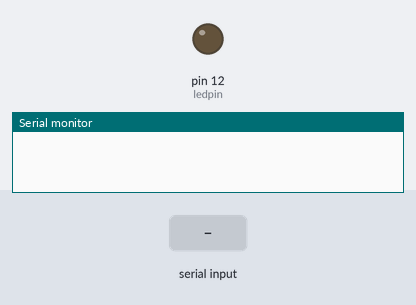
Simulated run of this sketch. Board: Arduino Uno, built with avr-gcc and run on an emulated ATmega328P. On the bench: output pins drawn as LEDs (lit = HIGH), the last lines printed to the serial monitor. Inputs (shaded band) come from the test bench.

Above: at 1.2 s.
1.3 s: "30,150\n" received over Serial
At 1.8 s:
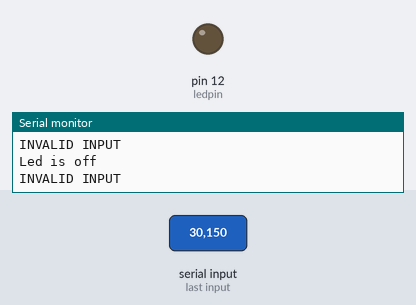
2.8 s: "1\n" received over Serial
At 3.2 s:
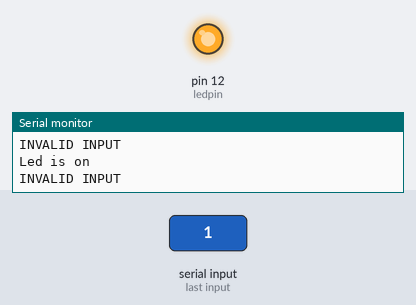
4.3 s: "90,45\n" received over Serial
At 4.9 s:
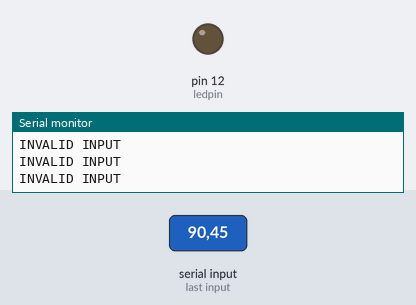
Timing chart, 0 to 7.3 s (numbered marks = the images above; inputs shaded):
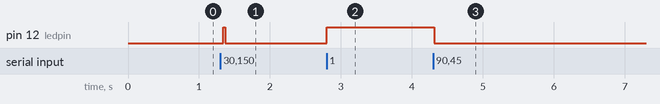

Measured:
- after the input at 1.3 s, pin 12 (ledpin): LOW → HIGH at once, → LOW 0.03 s later
- after the input at 2.8 s, pin 12 (ledpin): LOW → HIGH at once
- after the input at 4.3 s, pin 12 (ledpin): HIGH → LOW at once

The sketch:

Data_with_computer.ino
```cpp
int ledpin=12;
void setup()
{
  Serial.begin(9600);
  pinMode(ledpin, OUTPUT);
}
void loop()
{
  while (Serial.available()==0);
const char val = Serial.read()-'0';
  if(val==1)
  //(Serial.read.String("ledon")
  {
    Serial.println("Led is on");
    digitalWrite(ledpin,HIGH);
  }
  else if(val== 0)
  {
    Serial.println("Led is off");
    digitalWrite(ledpin, LOW);
  }
  else
  {
    Serial.println("INVALID INPUT");
  }
  Serial.flush();
}
```
